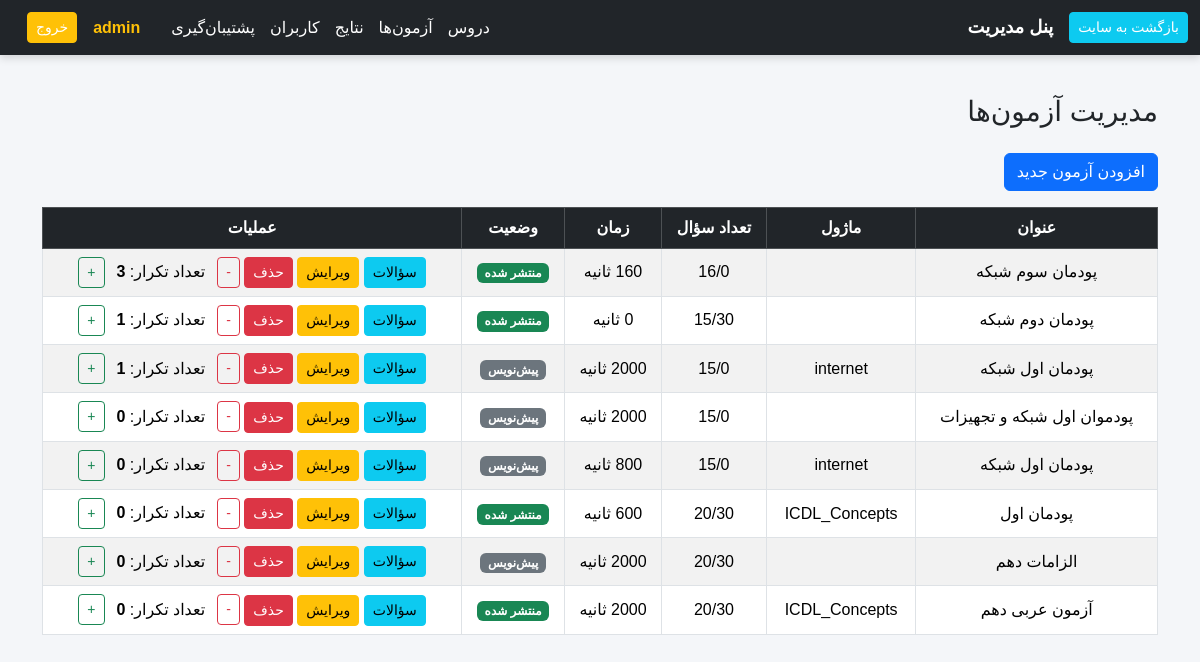
/public/index.php?route=/admin/quizzes (signed in), run on the app's committed database.
### tables this page shows
CREATE TABLE `quizzes` (
  `id` bigint unsigned NOT NULL AUTO_INCREMENT,
  `title` varchar(200) NOT NULL,
  `subject_id` bigint unsigned DEFAULT NULL,
  `max_attempts` int NOT NULL DEFAULT '1',
  `module` varchar(50) DEFAULT NULL,
  `time_limit_seconds` int DEFAULT '0',
  `question_count` int NOT NULL DEFAULT '20',
  `is_published` tinyint(1) NOT NULL DEFAULT '0',
  `created_by` bigint unsigned DEFAULT NULL,
  `created_at` timestamp NULL DEFAULT CURRENT_TIMESTAMP,
  PRIMARY KEY (`id`),
  KEY `fk_quiz_user` (`created_by`),
  KEY `fk_quiz_subject` (`subject_id`),
  CONSTRAINT `fk_quiz_subject` FOREIGN KEY (`subject_id`) REFERENCES `subjects` (`id`) ON DELETE SET NULL,
  CONSTRAINT `fk_quiz_user` FOREIGN KEY (`created_by`) REFERENCES `users` (`id`) ON DELETE SET NULL
);

### app/Core/View.php (called while the page is built, shortened)
<?php
class View
{
    public static function render(string $template, array $data = [], ?string $layout = 'admin')
    {
        $templateFile = __DIR__ . '/../Template/' . $template;
        extract($data);
        require $templateFile;
        return ob_get_clean();
    }
}

### app/Action/Admin/Quiz/QuizListAction.php (called while the page is built, shortened)
<?php
class QuizListAction
{
    public function __invoke()
    {
        $repo = new QuizRepository();
        $quizzes = $repo->all();
        return View::render('admin/quizzes/list.php', [
            'quizzes' => $quizzes
        ]);
    }
}

### app/Core/Router.php (called while the page is built, shortened)
<?php
class Router
{
    private array $routes = [
        'GET' => [],
        'POST' => [],
    ];
    private string $rawRoute;
    public function __construct(string $rawRoute)
    {
        $this->rawRoute = $rawRoute;
    }
    public function get(string $path, $handler)
    {
        $this->routes['GET'][$path] = $handler;
    }
    public function post(string $path, $handler)
    {
        $this->routes['POST'][$path] = $handler;
    }
    public function dispatch()
    {
        $method = $_SERVER['REQUEST_METHOD'];
        $uri = parse_url($this->rawRoute, PHP_URL_PATH);
        $handler = $this->routes[$method][$uri];
        if (is_object($handler) && method_exists($handler, '__invoke')) {
            return $handler();
        }
        return;
    }
}

### app/Core/Database.php (called while the page is built, shortened)
<?php
class Database
{
    private static ?PDO $pdo = null;
    public static function init(array $config): void
    {
        $host    = $config['host'] ?? 'localhost';
        $dbname  = $config['dbname'] ?? 'mostafadb';
        $user    = $config['user'] ?? 'root';
        $pass    = $config['pass'] ?? '4562';
        $charset = $config['charset'] ?? 'utf8mb4';
        $dsn = "mysql:host={$host};dbname={$dbname};charset={$charset}";
        try {
            self::$pdo = new PDO(
                $dsn,
                $user,
                $pass,
                [
                    PDO::ATTR_ERRMODE            => PDO::ERRMODE_EXCEPTION,
                    PDO::ATTR_DEFAULT_FETCH_MODE => PDO::FETCH_ASSOC,
                ]
            );
        } catch (PDOException $e) {
            die("Database connection failed: " . $e->getMessage());
        }
    }
    public static function getConnection(): PDO
    {
        return self::$pdo;
    }
}

### app/Domain/QuizRepository.php (called while the page is built, shortened)
<?php
class QuizRepository
{
    private PDO $db;
    public function __construct()
    {
        $this->db = Database::getConnection();
    }
    public function all(): array
    {
        $stmt = $this->db->query("SELECT * FROM quizzes ORDER BY id DESC");
        return $stmt->fetchAll();
    }
}

### app/Template/admin/quizzes/list.php (the view)
<h3 class="mb-4">مدیریت آزمون‌ها</h3>
<div class="mb-3">
    <a href="index.php?route=/admin/quizzes/create" class="btn btn-primary">
        افزودن آزمون جدید
    </a>
</div>
<table class="table table-bordered table-striped text-center align-middle">
    <thead class="table-dark">
        <tr>
            <th>عنوان</th>
            <th>ماژول</th>
            <th>تعداد سؤال</th>
            <th>زمان</th>
            <th>وضعیت</th>
            <th>عملیات</th>
        </tr>
    </thead>
    <tbody>
        <?php if (!empty($quizzes)): ?>
            <?php foreach ($quizzes as $q): ?>
                <tr>
                    <td><?= htmlspecialchars($q['title']) ?></td>
                    <td><?= htmlspecialchars($q['module']) ?></td>
                    <td><?= (int)$q['question_count'] ?>/<?= (int)$q['real_count'] ?></td>
                    <td><?= (int)$q['time_limit_seconds'] ?> ثانیه</td>
                    <td>
                        <?php if ($q['is_published']): ?>
                            <span class="badge bg-success">منتشر شده</span>
                        <?php else: ?>
                            <span class="badge bg-secondary">پیش‌نویس</span>
                        <?php endif; ?>
                    </td>
                    <td>
                        <a href="index.php?route=/admin/questions&quiz_id=<?= $q['id'] ?>" class="btn btn-info btn-sm">
                            سؤالات
                        </a>
                        <a href="index.php?route=/admin/quizzes/edit&id=<?= $q['id'] ?>" class="btn btn-warning btn-sm">
                            ویرایش
                        </a>
                        <a href="index.php?route=/admin/quizzes/delete&id=<?= $q['id'] ?>" class="btn btn-danger btn-sm"
                            onclick="return confirm('آیا مطمئن هستید؟')">
                            حذف
                        </a>
                        <?php $ma = (int)($q['max_attempts'] ?? $q['max_attemts'] ?? 1); ?>
                        <div class="d-inline-flex align-items-center">
                            <a href="index.php?route=/admin/quizzes/attempts/change&quiz_id=<?= $q['id'] ?>&op=dec" class="btn btn-sm btn-outline-danger me-1" title="کاهش">
                                -
                            </a>
                            <span class="px-2">تعداد تکرار: <strong><?= $ma ?></strong></span>
                            <a href="index.php?route=/admin/quizzes/attempts/change&quiz_id=<?= $q['id'] ?>&op=inc" class="btn btn-sm btn-outline-success ms-1" title="افزایش">
                                +
                            </a>
                        </div>
                    </td>
                </tr>
            <?php endforeach; ?>
        <?php else: ?>
            <tr>
                <td colspan="7">هیچ آزمونی ثبت نشده است.</td>
            </tr>
        <?php endif; ?>
    </tbody>
</table>

### app/Template/layouts/admin.php (style rules this page uses)
body, h1, h2, h3, h4, h5, h6, p, div, span, a, button, input { font-family: 'Vazirmatn', sans-serif !important; }
body { background: #f4f6f9; }

### data on the page
quizzes: title "پودمان سوم شبکه", question_count "16", real_count "0", is_published "منتشر شده", max_attempts "3"
quizzes: title "پودمان دوم شبکه", question_count "15", real_count "30", time_limit_seconds "0", is_published "منتشر شده", max_attempts "1"
quizzes: title "پودمان اول شبکه", module "internet", question_count "15", is_published "0", time_limit_seconds "2000", shows "پیش‌نویس", max_attempts "1"
quizzes: title "پودموان اول شبکه و تجهیزات", question_count "15", is_published "0", time_limit_seconds "2000", shows "پیش‌نویس", max_attempts "0"
quizzes: title "پودمان اول شبکه", module "internet", question_count "15", is_published "0", shows "پیش‌نویس", max_attempts "0"
quizzes: title "پودمان اول", module "ICDL_Concepts", question_count "20", real_count "30", is_published "منتشر شده", max_attempts "0"
quizzes: title "الزامات دهم", question_count "20", real_count "30", time_limit_seconds "2000", is_published "پیش‌نویس", max_attempts "0"
quizzes: title "آزمون عربی دهم", module "ICDL_Concepts", question_count "20", real_count "30", time_limit_seconds "2000", is_published "منتشر شده", max_attempts "0"

### other printed values
$u['name'] "admin"
